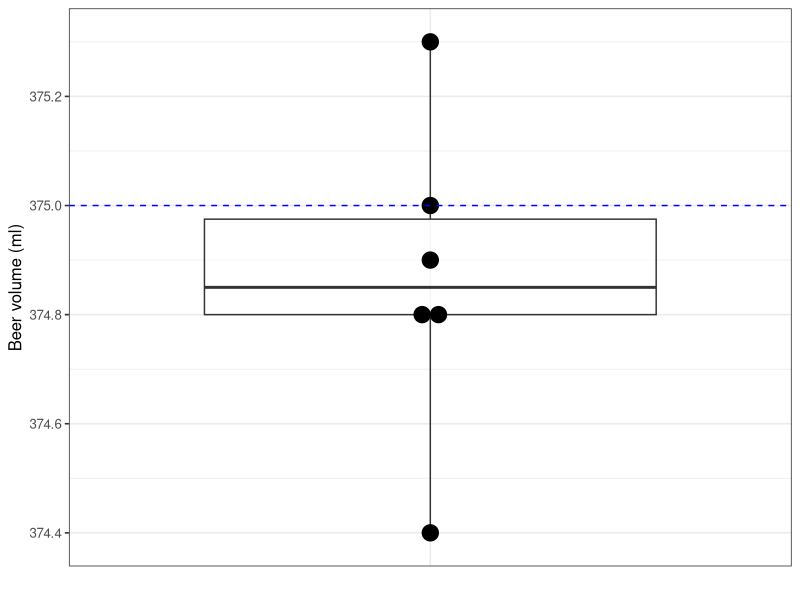

The R source for this figure: (Note: this script raises an error after producing the figure.)
## ---- chunk 1
x = c(374.8, 375.0, 375.3, 374.8, 374.4, 374.9)

mean(x)
sd(x)
## ---- chunk 2
y = c(374.8, 375.0, 375.3, 374.8, 374.4, 374.9)

library("ggplot2")
df = data.frame(y)
set.seed(124)

p1 = ggplot(df, aes(x = "", y = y)) +
  geom_boxplot(alpha = 0.5, coef = 10) + 
  geom_dotplot(binaxis = 'y', 
               stackdir = 'center') + 
  # insert the hypothesised line
  geom_hline(yintercept = 375, 
             colour = "blue",
             linetype = "dashed") + 
  labs(y = "Beer volume (ml)", x = "") +
  theme_bw(base_size = 12) + 
  theme(axis.ticks.x = element_blank(),
        axis.text.x = element_blank())
p1
## ---- chunk 3
t.test(x, mu=mu_, alternative = "less")
## ---- chunk 4
mu_ <- 375
mean_ <- mean(x)
sd_ <- sd(x)
n <- length(x)

t0 <- (mean_ - mu_)/(sd_/sqrt(n))
t0

pval = pt(t0, n - 1)
pval
## ---- chunk 5
non_smokers = c(25, 25, 27, 44, 30, 67, 
                53, 53, 52, 60, 28)
smokers =  c(27, 29, 37, 36, 46, 82, 
             57, 80, 61, 59, 43)

dat = data.frame(
  platelets = c(non_smokers, smokers),
  status = c(rep("Non smokers", 
                 length(non_smokers)),
             rep("Smokers", 
                 length(smokers)))
)
library(dplyr)
sum = dat %>% 
  group_by(status) %>% 
  summarise(Mean = mean(platelets),
            SD = sd(platelets), 
            n = n())
sum
## ---- chunk 6
knitr::kable(sum, 
             format = "html", 
             digits = 1)
## ---- chunk 7
library(ggplot2)
ggplot(dat) + aes(x = status, y = platelets) +
  geom_boxplot() + 
  geom_jitter(width = 0.15, size = 3, colour = "blue") + 
  labs(x = "", y = "Blood platelet\naggregation")
## ---- chunk 8
t.test(smokers, non_smokers,
       alternative = "two.sided",
       var.equal = TRUE) # default is FALSE
## ---- chunk 9
x = non_smokers 
z = smokers
n = length(x)
mean(x) 
mean(z)
## ---- chunk 10
sd_p_sqrd = ((n-1)*(sd(x)^2) + (n-1)*(sd(z)^2)) / (n+n-2)
t0 = (mean(x) - mean(z)) / (sqrt(sd_p_sqrd) * sqrt(1/n + 1/n))
t0 # take the absolute value.
## ---- chunk 11
t.test(smokers, non_smokers, alternative = "two.sided")
## ---- chunk 12
before = c(25, 25, 27, 44, 30, 67, 53, 
           53, 52, 60, 28)
after =  c(27, 29, 37, 36, 46, 82, 57, 
           80, 61, 59, 43)
df = data.frame(before, after,
  difference = after - before)
df
## ---- chunk 13
df %>% 
  summarise(across(.cols = c(before, after),
                   .fns = list(Mean = mean, 
                               SD = sd, 
                               n = length))) %>% 
  pivot_longer(cols = everything(),
               names_sep = "_",
               names_to = c("time", ".value"))
## ---- chunk 14
p = ggplot(df) +
  aes(x = "", y = difference) + 
  geom_boxplot() +
  geom_dotplot(binaxis = "y", stackdir = "center") +
  geom_hline(yintercept = 0, linetype = "dashed") +
  labs(y = 'Difference in blood platelet levels')+
  theme(axis.title.x = element_blank(),
        axis.text.x = element_blank(),
        axis.ticks.x = element_blank())
p
## ---- chunk 15
t.test(df$after, df$before, paired = TRUE)

t.test(df$difference)
